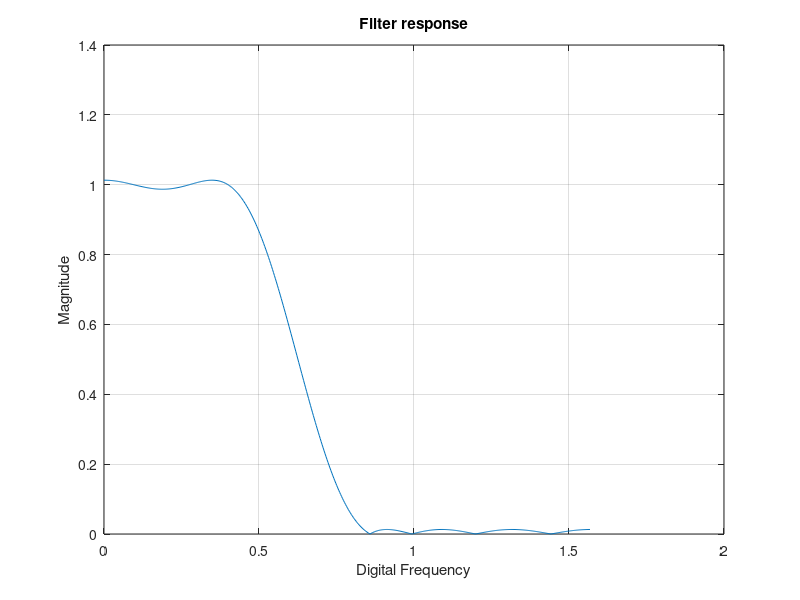
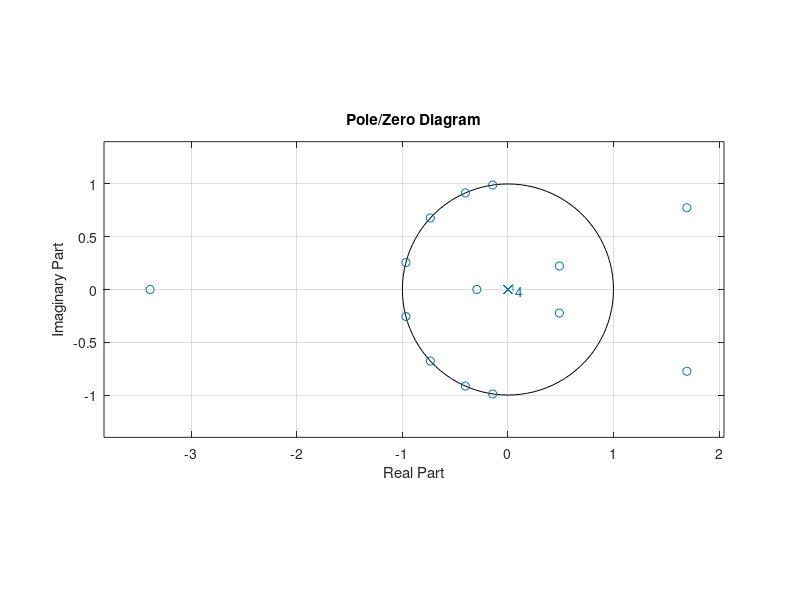

Recreate these plots in MATLAB, in order.
function digital_fir_filter

  load ('filter_specifications.mat')

  [N, Fo, Ao, W] = firpmord(F,A,DEV,1);
  Bk = firpm(N,Fo,Ao,W);
  [H,W] = freqz(Bk,1,Num_Points);
  figure(1);
  plot(W/2,abs(H));
  xlabel('Digital Frequency');
  ylabel('Magnitude');
  title('Filter response');
  disp('FIR Filter Design');
  disp('Bk:'); disp(Bk);
  disp('Filter length: '); disp(N);
  grid on;

  figure(2);
  zplane(Bk,1);
  xlabel('Real Part');
  ylabel('Imaginary Part');
  title('Pole/Zero Diagram');
  grid on;
